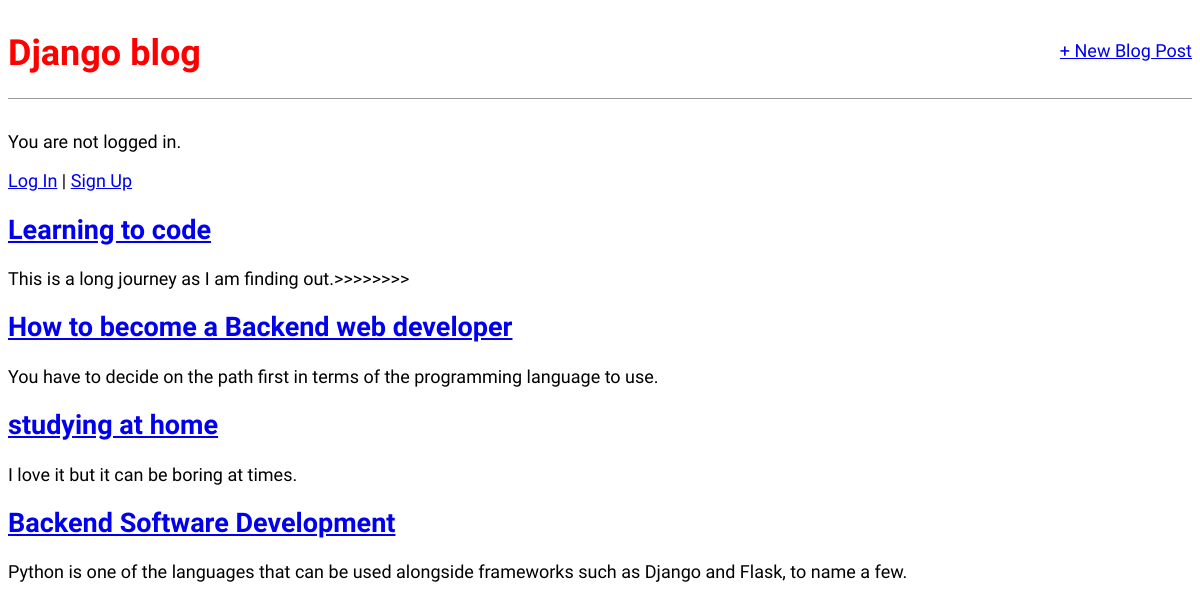
The app's page /, older data.
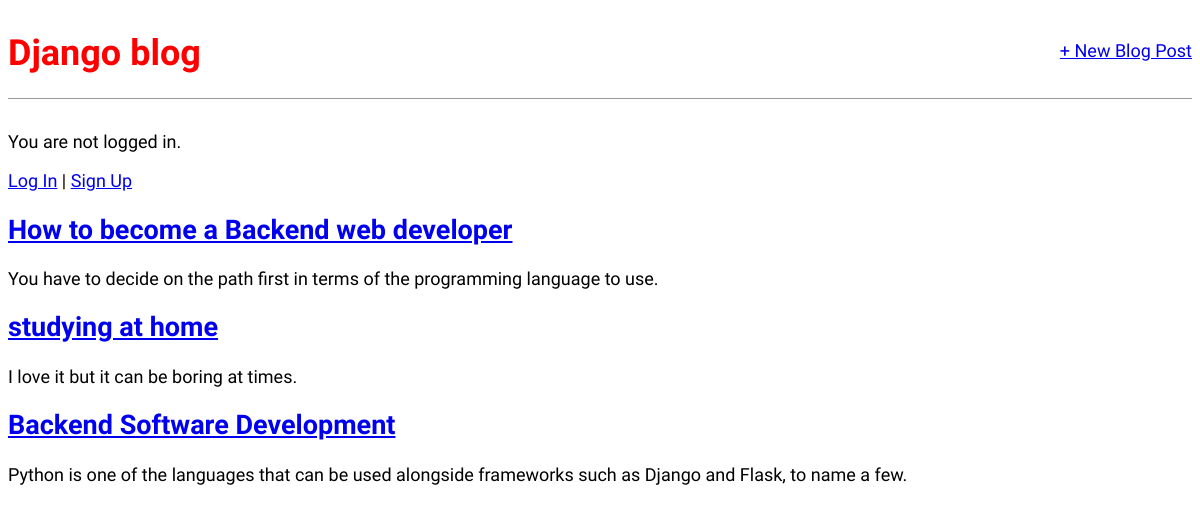
The same page, newer data.
### blog/models.py (models this page shows, shortened)
class Post(models.Model):
    title = models.CharField(max_length=200)
    author = models.ForeignKey(
        "auth.User",
        on_delete=models.CASCADE,
    )
    body = models.TextField()

### blog/views.py (the view)
# urls.py: path("", BlogListView.as_view(), name="home"),
class BlogListView(ListView):
    model = Post
    template_name = "home.html"

### templates/home.html
{% extends "base.html" %}
{% block content %}
{% for post in post_list %}
  <div>
    <h2><a href="{% url 'post_detail' post.pk %}">{{ post.title }}</a></h2>
    <p>{{ post.body }}</p>
  </div>
{% endfor %}
{% endblock content %}

Row changes from the older to the newer data that the page shows:
removed Post: title "Learning to code", body "This is a long journey as I am finding out.>>>>>>>>"
